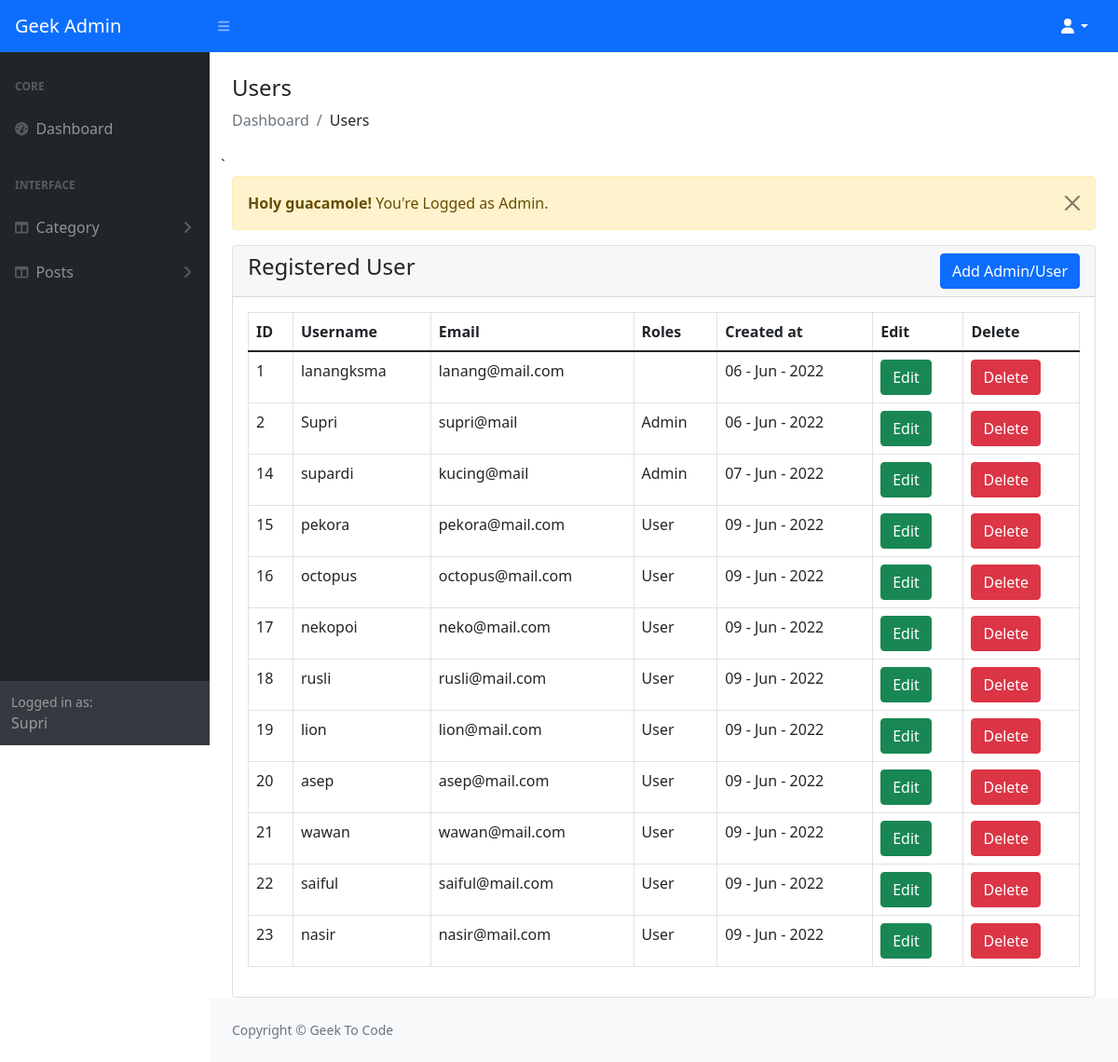
The app's page /admin/view-register.php (signed in) with its own data.
### tables this page shows
CREATE TABLE `user` (
  `id` int(255) NOT NULL,
  `username` varchar(36) NOT NULL,
  `email` varchar(16) NOT NULL,
  `password` varchar(32) NOT NULL,
  `role_as` tinyint(4) NOT NULL DEFAULT 0,
  `status` tinyint(1) NOT NULL DEFAULT 0,
  `created_at` timestamp NOT NULL DEFAULT current_timestamp()
);

### admin/view-register.php (the view)
<?php
include('authentication.php');
include('include/header.php');
?>
<div class="container-fluid px-4">
    <h4 class="mt-4">Users</h4>
    <ol class="breadcrumb mb-4">
        <li class="breadcrumb-item active">Dashboard</li>
        <li class="breadcrumb-item">Users</li>
    </ol>
    <div class="row">
`
        <div class="col-md-12">
            <?php include ('message.php');?>
            <div class="card">
                <div class="card-header">
                    <h4>Registered User
                        <a href="register-add.php" class="btn btn-primary float-end">Add Admin/User</a>
                    </h4>
                </div>
                <div class="card-body">
                <table class="table table-bordered">
                    <thead>
                        <tr>
                            <th>ID</th>
                            <th>Username</th>
                            <th>Email</th>
                            <th>Roles</th>
                            <th>Created at</th>
                            <th>Edit</th>
                            <th>Delete</th>
                        </tr>
                    </thead>
                    <tbody>
                        <?php
                        $query = "SELECT * FROM user";
                        $query_run = mysqli_query($conn, $query);
                        if(mysqli_num_rows($query_run) > 0)
                        {
                            foreach($query_run as $row)
                            {
                                ?>
                                <tr>
                                    <td><?= $row['id']; ?></td>
                                    <td><?= $row['username']; ?></td>
                                    <td><?= $row['email']; ?></td>
                                    <td>
                                        <?php
                                        if($row['role_as'] == '1')
                                        {
                                            echo "Admin";
                                        }
                                        elseif($row['role_as'] == '0')
                                        {
                                            echo "User";
                                        }
                                        ?>
                                    </td>
                                    <td><?= date('d - M - Y', strtotime($row['created_at'])); ?></td>
                                    <td><a href="register-edit.php?id=<?= $row['id']; ?>" class="btn btn-success" >Edit</a></td>
                                    <form action="code.php" method="POST">
                                        <td><button type="submit" name="user_delete" value="<?= $row['id']; ?>" class="btn btn-danger" >Delete</button></td>
                                    </form>
                                </tr>
                                <?php
                            }
                        }
                        else
                        {
                        ?>
                            <tr>
                                <td colspan="5">No Record Found.</td>
                            </tr>
                        <?php
                        }
                        ?>
                    </tbody>
                </table>
                </div>
            </div>
        </div>
    </div>
</div>
<?php
include('include/footer.php');
include('include/scripts.php');
?>

### records on screen
user: id "1", username "lanangksma", email "lanang@mail.com", created_at "06 - Jun - 2022"
user: id "2", username "Supri", email "supri@mail", role_as "Admin", created_at "06 - Jun - 2022"
user: id "14", username "supardi", email "kucing@mail", role_as "Admin", created_at "07 - Jun - 2022"
user: id "15", username "pekora", email "pekora@mail.com", role_as "User", created_at "09 - Jun - 2022"
user: id "16", username "octopus", email "octopus@mail.com", role_as "User", created_at "09 - Jun - 2022"
user: id "17", username "nekopoi", email "neko@mail.com", role_as "User", created_at "09 - Jun - 2022"
user: id "18", username "rusli", email "rusli@mail.com", role_as "User", created_at "09 - Jun - 2022"
user: id "19", username "lion", email "lion@mail.com", role_as "User", created_at "09 - Jun - 2022"
user: id "20", username "asep", email "asep@mail.com", role_as "User", created_at "09 - Jun - 2022"
user: id "21", username "wawan", email "wawan@mail.com", role_as "User", created_at "09 - Jun - 2022"
user: id "22", username "saiful", email "saiful@mail.com", role_as "User", created_at "09 - Jun - 2022"
user: id "23", username "nasir", email "nasir@mail.com", role_as "User", created_at "09 - Jun - 2022"

### other values on screen
$_SESSION['auth_user']['user_name'] "Supri"
$_SESSION['message'] "You're Logged as Admin."
